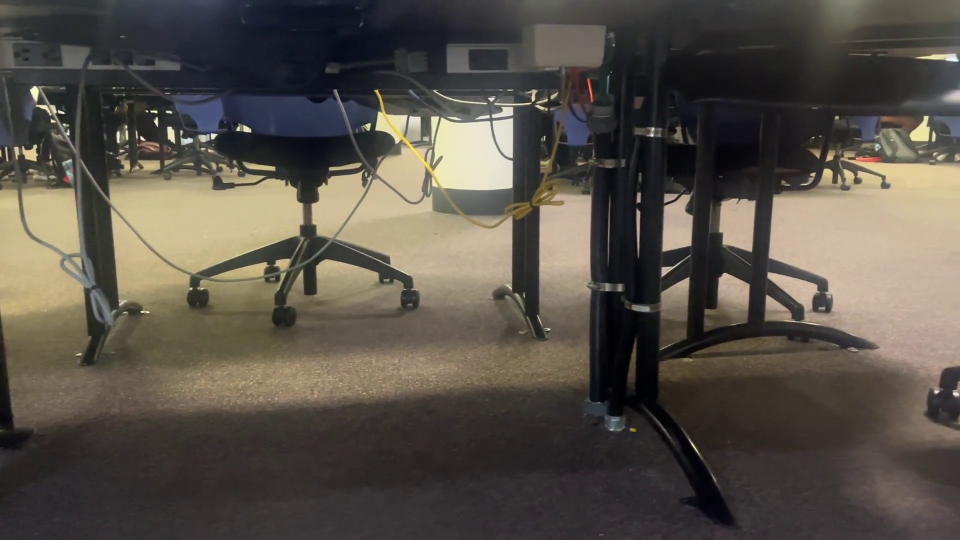
#> input picture homework2/image_2.png, 1920 x 1080 px (shown at 1/2 size)
$ python crop.py
#> lines starting #> are read from the running program, lines starting #| are printed output that depends on the picture; after the words box and inside, x2 and y2 are one past the last pixel; in counts of white or black regions, pixels touching at a corner belong together
# %%
import matplotlib.pyplot as plt
import numpy as np
import cv2
from PIL import Image

image = cv2.imread(r'./image_2.png', cv2.IMREAD_GRAYSCALE)
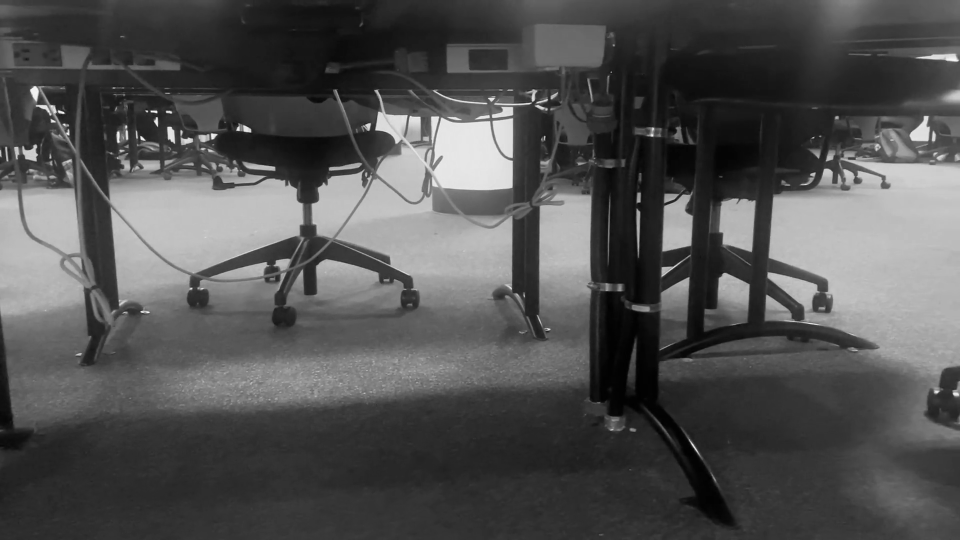
#> image: shape (1080, 1920) (shown at 1/2 size); min 0, max 255, mean 81.8
Image.fromarray(image, 'L').save('./org.png')
cropped = np.array(image[377:382,930:935])
#> cropped = [[230, 232, 233, 233, 234], [213, 216, 217, 220, 223], [159, 163, 166, 169, 173], [123, 124, 125, 127, 129], [122, 121, 122, 122, 122]]
#cropped = np.array(image[:776,230:1006])
Image.fromarray(cropped, 'L').save('./cropped.png')
# image[1777:1782,1750:1755] = 255
image[92:397,218:1000] = 255
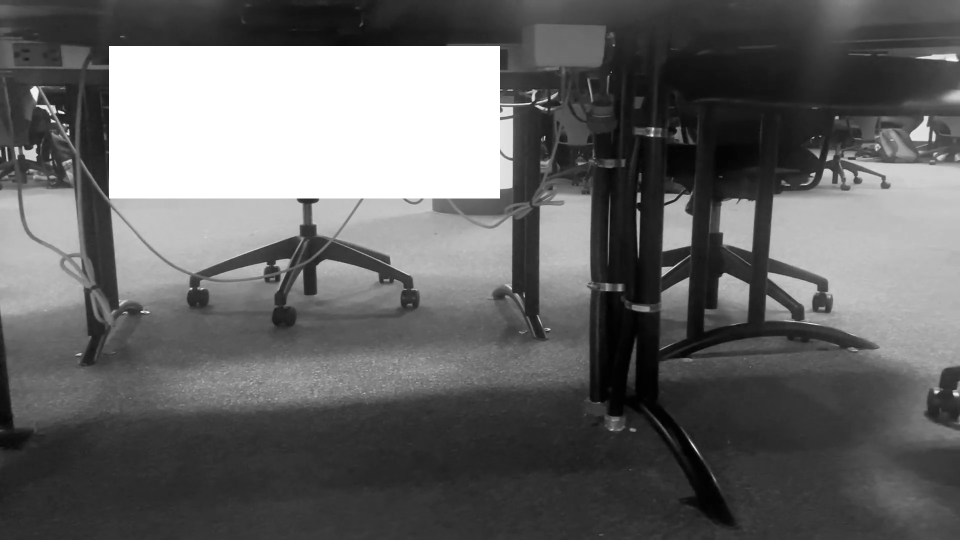
#> image: shape (1080, 1920) (shown at 1/2 size); 11.5% of pixels changed, all inside (x1, y1, x2, y2) = (218, 92, 1000, 397)
print(cropped)
#| [[230 232 233 233 234]
#|  [213 216 217 220 223]
#|  [159 163 166 169 173]
#|  [123 124 125 127 129]
#|  [122 121 122 122 122]]
print(np.average(cropped))
#| 172.72
plt.figure()
plt.subplot(1, 2, 1)
plt.axis('off')
plt.imshow(image, cmap='gray')
plt.subplot(1, 2, 2)
plt.axis('off')
plt.imshow(cropped, cmap='gray')
plt.plot()
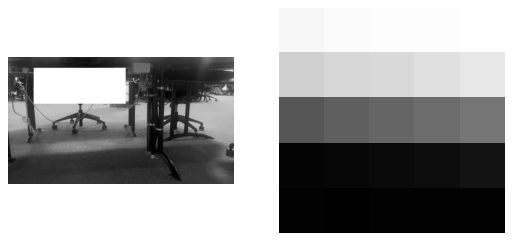
#> figure drawn by matplotlib, 2 panels

$ run again, with homework2/image_1.png copied over homework2/image_2.png
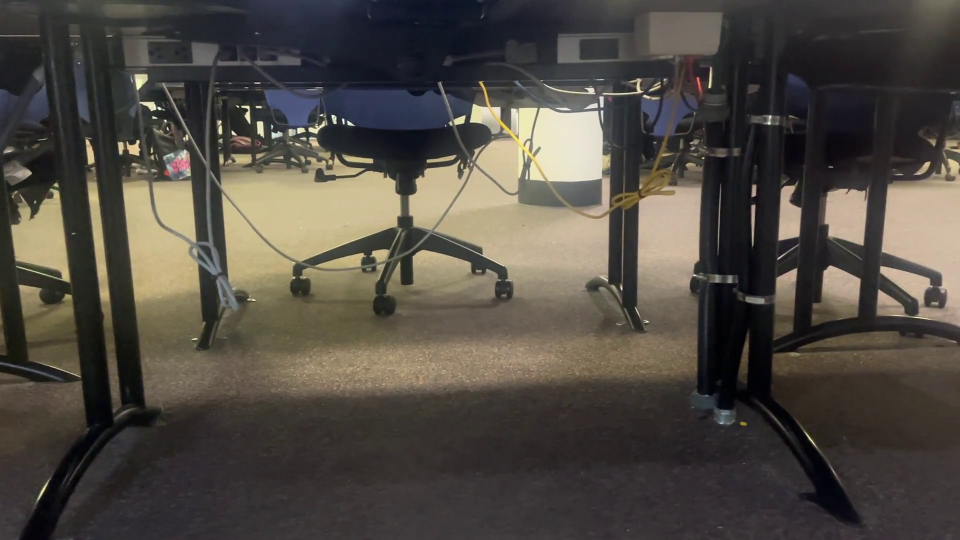
#> input picture homework2/image_1.png, 1920 x 1080 px (shown at 1/2 size)
#> cropped = [[189, 189, 191, 191, 191], [188, 191, 192, 192, 191], [189, 191, 192, 192, 192], [191, 189, 191, 192, 192], [191, 191, 191, 190, 191]]
#> `image[92:397,218:1000] = 255`:
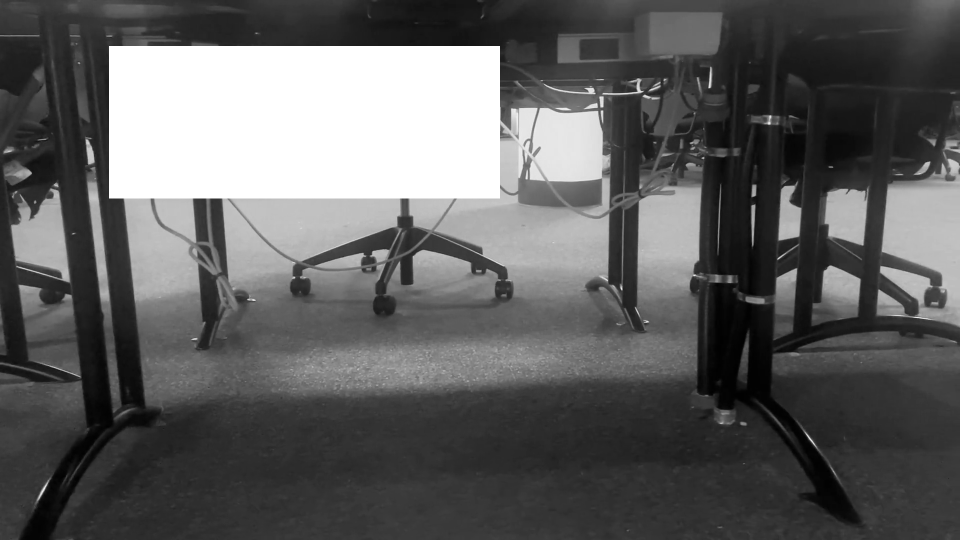
#> image: shape (1080, 1920) (shown at 1/2 size); min 0, max 255, mean 95.3
#| [[189 189 191 191 191]
#|  [188 191 192 192 191]
#|  [189 191 192 192 192]
#|  [191 189 191 192 192]
#|  [191 191 191 190 191]]
#| 190.8
#> `plt.plot()`:
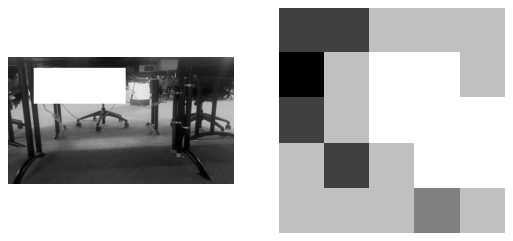
#> figure drawn by matplotlib, 2 panels

$ run again, with homework2/image_3.png copied over homework2/image_2.png
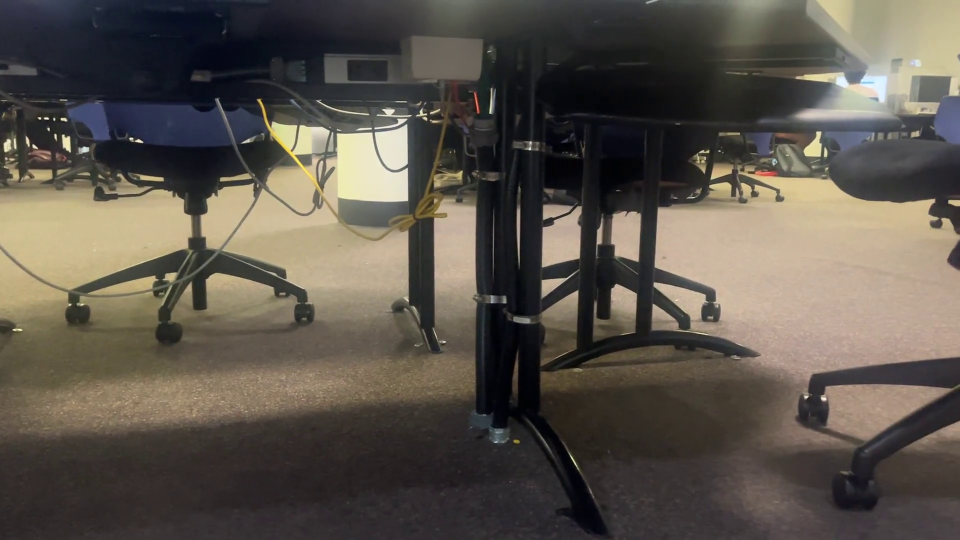
#> input picture homework2/image_3.png, 1920 x 1080 px (shown at 1/2 size)
#> cropped = [[61, 59, 57, 57, 53], [59, 57, 57, 57, 53], [57, 58, 59, 59, 58], [59, 64, 68, 70, 70], [72, 75, 79, 79, 78]]
#> `image[92:397,218:1000] = 255`:
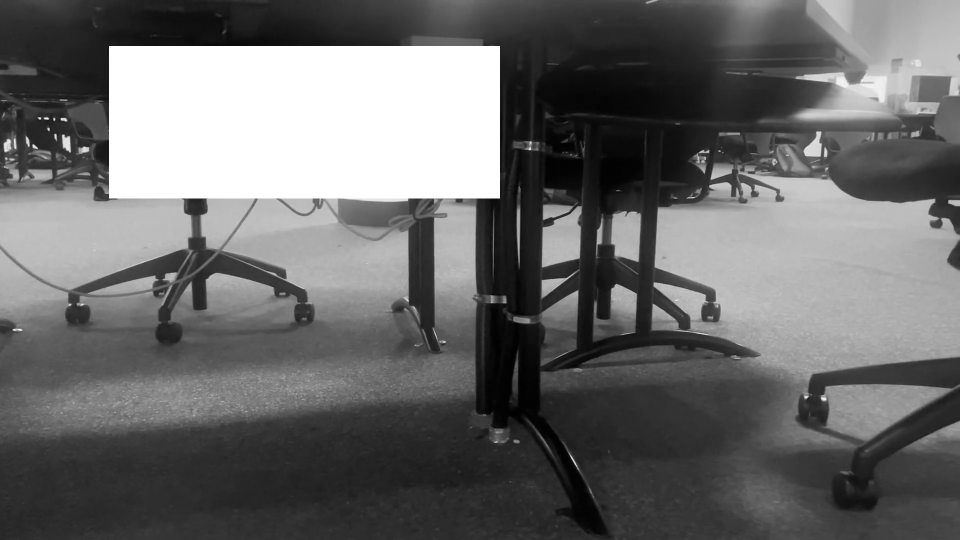
#> image: shape (1080, 1920) (shown at 1/2 size); min 0, max 255, mean 106.1
#| [[61 59 57 57 53]
#|  [59 57 57 57 53]
#|  [57 58 59 59 58]
#|  [59 64 68 70 70]
#|  [72 75 79 79 78]]
#| 63.0
#> `plt.plot()`:
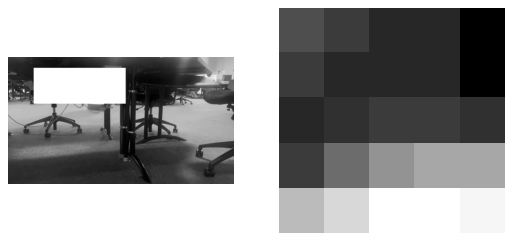
#> figure drawn by matplotlib, 2 panels

$ run again, with homework2/image_4.png copied over homework2/image_2.png
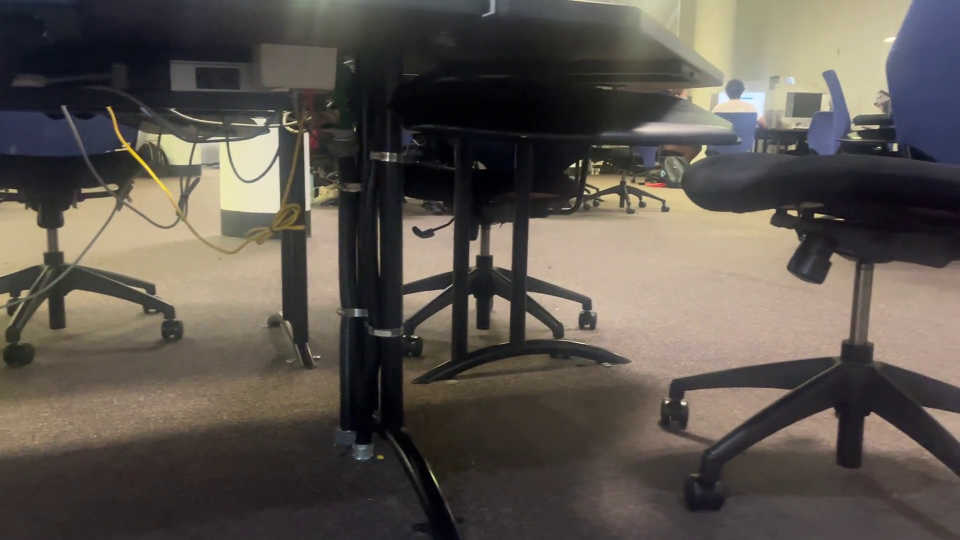
#> input picture homework2/image_4.png, 1920 x 1080 px (shown at 1/2 size)
#> cropped = [[16, 16, 16, 14, 14], [16, 16, 16, 14, 14], [16, 16, 16, 14, 14], [16, 16, 16, 15, 15], [17, 17, 16, 15, 15]]
#> `image[92:397,218:1000] = 255`:
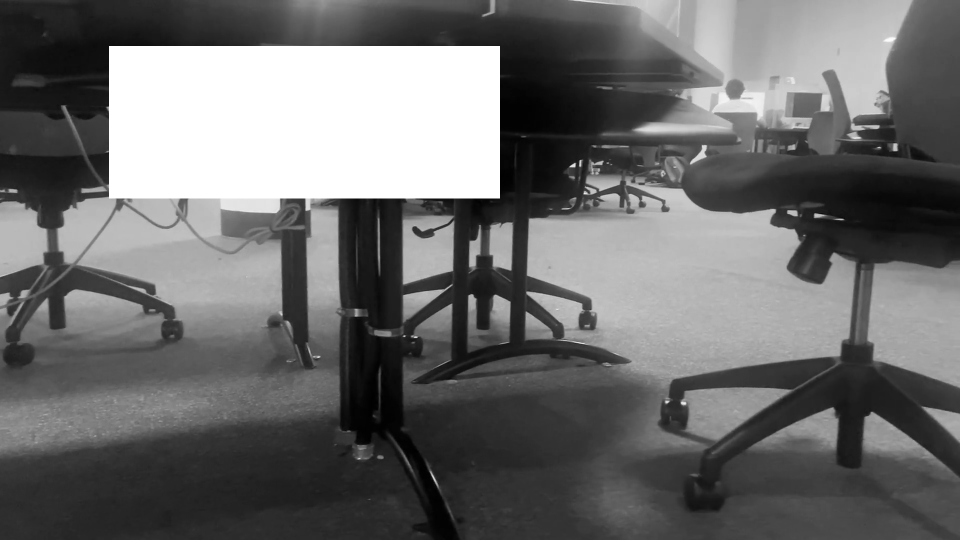
#> image: shape (1080, 1920) (shown at 1/2 size); min 0, max 255, mean 108
#| [[16 16 16 14 14]
#|  [16 16 16 14 14]
#|  [16 16 16 14 14]
#|  [16 16 16 15 15]
#|  [17 17 16 15 15]]
#| 15.44
#> `plt.plot()`:
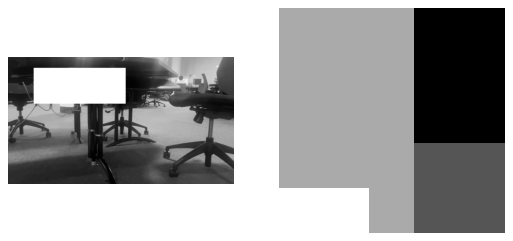
#> figure drawn by matplotlib, 2 panels
